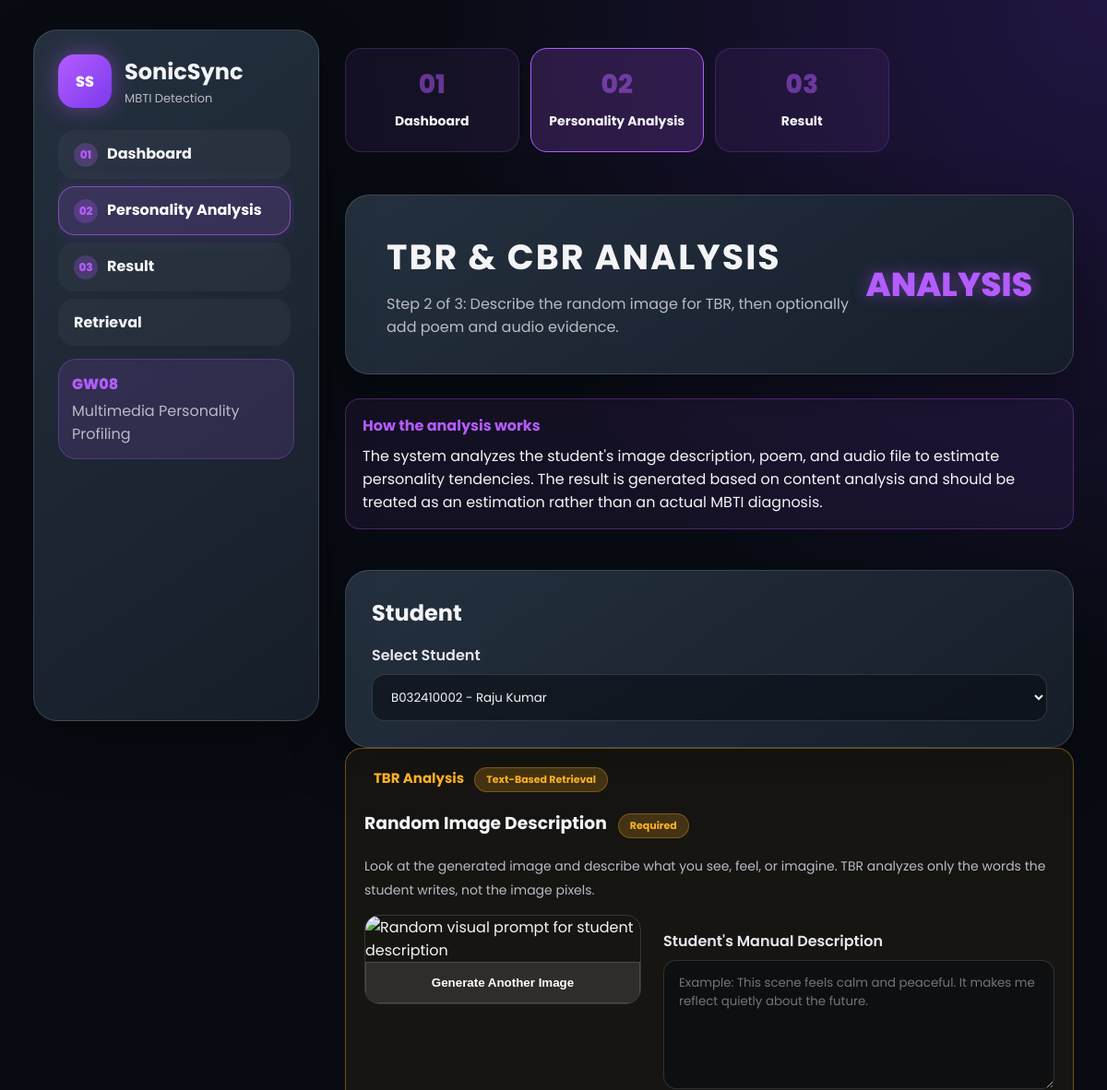
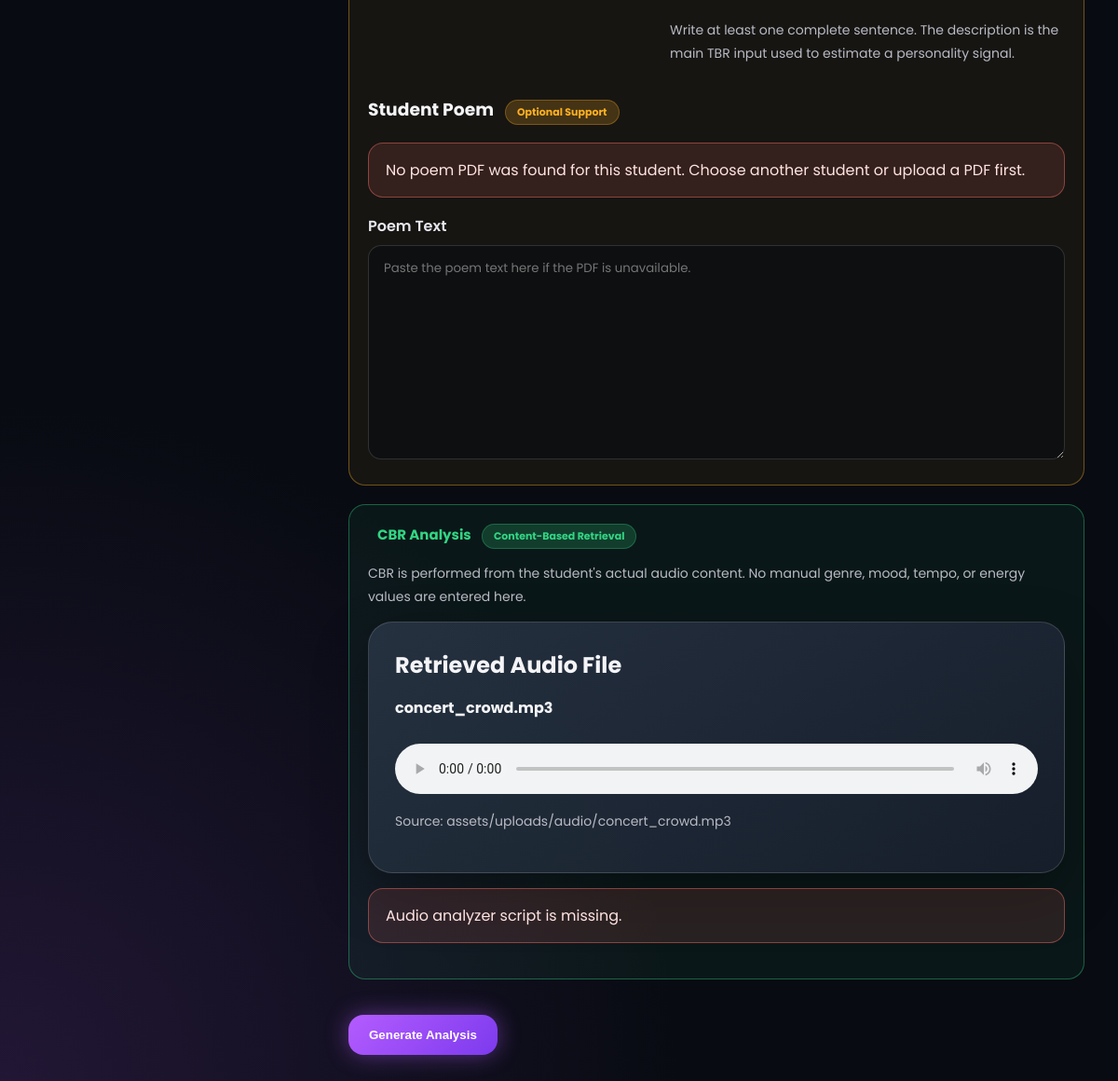
Page /analysis.php?student_id=B032410002 on the committed database (2 pictures, top to bottom).
### tables this page shows
CREATE TABLE audio_metadata (
    audio_id INT AUTO_INCREMENT PRIMARY KEY,
    asset_id INT NOT NULL,
    song_title VARCHAR(255) DEFAULT '',
    artist_or_creator VARCHAR(255) DEFAULT '',
    duration INT DEFAULT 0,
    energy_level VARCHAR(20) DEFAULT '',
    mood_type VARCHAR(50) DEFAULT '',
    lyrics_keywords TEXT,
    genre VARCHAR(50) DEFAULT '',
    tempo_bpm DECIMAL(8,2) DEFAULT NULL,
    rms_energy DECIMAL(10,6) DEFAULT NULL,
    spectral_centroid DECIMAL(10,2) DEFAULT NULL,
    zero_crossing_rate DECIMAL(10,6) DEFAULT NULL,
    tempo_category VARCHAR(20) DEFAULT '',
    personality_tendency VARCHAR(100) DEFAULT '',
    audio_features_json TEXT,
    analysis_status VARCHAR(255) DEFAULT '',
    analyzed_at DATETIME DEFAULT NULL,
    FOREIGN KEY (asset_id) REFERENCES multimedia_asset(asset_id)
);

CREATE TABLE multimedia_asset (
    asset_id INT AUTO_INCREMENT PRIMARY KEY,
    student_id VARCHAR(50) NOT NULL,
    file_name VARCHAR(255) NOT NULL,
    file_type VARCHAR(30) NOT NULL,
    file_size INT NOT NULL,
    file_path VARCHAR(255) NOT NULL,
    description TEXT,
    tags VARCHAR(500) DEFAULT '',
    media_category VARCHAR(30) NOT NULL,
    upload_date TIMESTAMP DEFAULT CURRENT_TIMESTAMP,
    FOREIGN KEY (student_id) REFERENCES student(student_id)
);

### analysis.php (the view, shortened to what this page needs)
<?php
include 'includes/db.php';
$selected_student_id = $_GET['student_id'] ?? $_POST['student_id'] ?? '';
$students = $conn->query("SELECT student_id, name FROM student ORDER BY name");
$pdf_asset = null;
$audio_asset = null;
$cbr_error = '';
$submitted_poem_text = trim($_POST['poem_text'] ?? '');
$image_seed = filter_var($_POST['image_seed'] ?? null, FILTER_VALIDATE_INT);
if ($image_seed === false || $image_seed === null) {
    $image_seed = random_int(1, 999999999);
}
function audioDisplayUrl($filePath) {
    return str_replace('\\', '/', $filePath);
}
function audioAnalyzerSource($filePath) {
    $relativePath = ltrim(str_replace(['/', '\\'], DIRECTORY_SEPARATOR, $filePath), DIRECTORY_SEPARATOR);
    $localFile = realpath(__DIR__ . DIRECTORY_SEPARATOR . $relativePath);
    return $localFile ?: $filePath;
}
function findStudentAudioAsset($conn, $student_id) {
    $stmt = $conn->prepare("
        SELECT ma.asset_id, ma.student_id, ma.file_name, ma.file_type, ma.file_size, ma.file_path,
               am.audio_id, am.duration, am.energy_level, am.mood_type, am.genre,
               am.tempo_bpm, am.rms_energy, am.spectral_centroid, am.zero_crossing_rate,
               am.tempo_category, am.personality_tendency, am.audio_features_json,
               am.analysis_status, am.analyzed_at
        FROM multimedia_asset ma
        LEFT JOIN audio_metadata am ON ma.asset_id = am.asset_id
        WHERE ma.student_id = ?
          AND (ma.media_category = 'Audio' OR LOWER(ma.file_type) IN ('mp3','wav','m4a','ogg','flac'))
        ORDER BY ma.upload_date DESC, ma.asset_id DESC
        LIMIT 1
    ");
    $stmt->bind_param('s', $student_id);
    $stmt->execute();
    $asset = $stmt->get_result()->fetch_assoc();
    if ($asset) {
        return $asset;
    }
    return importAudioFromVstu($conn, $student_id);
}
function runPythonAudioAnalyzer($source) {
    $script = __DIR__ . DIRECTORY_SEPARATOR . 'scripts' . DIRECTORY_SEPARATOR . 'analyze_audio.py';
    if (!is_file($script)) {
        return ['ok' => false, 'error' => 'Audio analyzer script is missing.'];
    }
    return ['ok' => false, 'error' => 'Python was not found. Set SONICSYNC_PYTHON or install Python with librosa and numpy.'];
}
function audioAnalysisFromDb($asset) {
    if (!$asset || !$asset['analyzed_at']) {
        return null;
    }
    return [
        'ok' => true,
        'tempo_bpm' => (float) $asset['tempo_bpm'],
        'rms_energy' => (float) $asset['rms_energy'],
        'spectral_centroid' => (float) $asset['spectral_centroid'],
        'zero_crossing_rate' => (float) $asset['zero_crossing_rate'],
        'duration_seconds' => (float) $asset['duration'],
        'estimated_genre' => $asset['genre'],
        'estimated_mood' => $asset['mood_type'],
        'tempo_category' => $asset['tempo_category'],
        'energy_level' => $asset['energy_level'],
        'personality_tendency' => $asset['personality_tendency'],
    ];
}
if ($selected_student_id) {
    $stmt = $conn->prepare("
        SELECT asset_id, file_name, file_path
        FROM multimedia_asset
        WHERE student_id = ?
          AND media_category = 'PDF'
          AND (
              LOWER(file_name) LIKE '%.pdf'
              OR LOWER(file_path) LIKE '%.pdf'
              OR LOWER(file_type) = 'pdf'
          )
        ORDER BY upload_date DESC, asset_id DESC
        LIMIT 1
    ");
    $stmt->bind_param('s', $selected_student_id);
    $stmt->execute();
    $pdf_asset = $stmt->get_result()->fetch_assoc();
    $audio_asset = findStudentAudioAsset($conn, $selected_student_id);
    if ($audio_asset) {
        $audio_analysis = audioAnalysisFromDb($audio_asset);
        if (!$audio_analysis) {
            $audio_analysis = runPythonAudioAnalyzer(audioAnalyzerSource($audio_asset['file_path']));
            if (!empty($audio_analysis['ok'])) {
                saveAudioAnalysis($conn, (int) $audio_asset['audio_id'], $audio_analysis);
                $audio_asset = findStudentAudioAsset($conn, $selected_student_id);
            } else {
                $cbr_error = $audio_analysis['error'] ?? 'Audio analysis failed.';
            }
        }
    }
}
?>
<?php include 'includes/header.php'; ?>
<section class="hero">
    <div>
        <h1>TBR & CBR Analysis</h1>
        <p>Step 2 of 3: Describe the random image for TBR, then optionally add poem and audio evidence.</p>
    </div>
    <div class="tag">ANALYSIS</div>
</section>
<div class="info-box">
    <h4>How the analysis works</h4>
    The system analyzes the student's image description, poem, and audio file to estimate personality tendencies. The result is generated based on content analysis and should be treated as an estimation rather than an actual MBTI diagnosis.
</div>
<form method="POST">
    <section class="form-card">
        <h2>Student</h2>
        <label>Select Student</label>
        <select name="student_id" id="analysis-student-select" required>
            <?php $students->data_seek(0); while ($s = $students->fetch_assoc()): ?>
                <option value="<?= htmlspecialchars($s['student_id']) ?>" <?= $s['student_id'] === $selected_student_id ? 'selected' : '' ?>>
                    <?= htmlspecialchars($s['student_id'] . ' - ' . $s['name']) ?>
                </option>
            <?php endwhile; ?>
        </select>
    </section>
    <section class="analysis-module tbr">
        <legend>TBR Analysis <span class="module-tag tbr">Text-Based Retrieval</span></legend>
        <h3>Random Image Description <span class="module-tag tbr">Required</span></h3>
        <p class="small-text">Look at the generated image and describe what you see, feel, or imagine. TBR analyzes only the words the student writes, not the image pixels.</p>
        <div class="analysis-layout">
            <div class="image-box">
                <img id="tbr-random-image" src="random_tbr_image.php?seed=<?= (int) $image_seed ?>" alt="Random visual prompt for student description">
                <button class="btn secondary" id="new-random-image" type="button" style="width:100%;margin:0;border-radius:0;">Generate Another Image</button>
            </div>
            <div>
                <label for="image-description">Student's Manual Description</label>
                <textarea id="image-description" name="image_description" required minlength="10" placeholder="Example: This scene feels calm and peaceful. It makes me reflect quietly about the future."><?= htmlspecialchars($_POST['image_description'] ?? '') ?></textarea>
                <p class="small-text">Write at least one complete sentence. The description is the main TBR input used to estimate a personality signal.</p>
            </div>
        </div>
        <h3>Student Poem <span class="module-tag tbr">Optional Support</span></h3>
        <?php if (!$selected_student_id): ?>
            <p class="small-text">Select a student above. Their lecturer-uploaded poem will appear here automatically.</p>
        <?php elseif (!$pdf_asset): ?>
            <div class="alert error">No poem PDF was found for this student. Choose another student or upload a PDF first.</div>
            <label for="poem-text">Poem Text</label>
            <textarea id="poem-text" name="poem_text" rows="10" placeholder="Paste the poem text here if the PDF is unavailable."><?= htmlspecialchars($submitted_poem_text) ?></textarea>
        <?php endif; ?>
    </section>
    <section class="analysis-module cbr">
        <legend>CBR Analysis <span class="module-tag cbr">Content-Based Retrieval</span></legend>
        <p class="small-text">CBR is performed from the student's actual audio content. No manual genre, mood, tempo, or energy values are entered here.</p>
        <?php if (!$selected_student_id): ?>
            <p class="small-text">Select a student above to load their audio file for CBR analysis.</p>
        <?php elseif (!$audio_asset): ?>
            <div class="alert error">No audio file was found for this student in the multimedia table or mmdb2026.vstu.</div>
        <?php else: ?>
            <div class="table-card" style="margin-bottom:16px;">
                <h2>Retrieved Audio File</h2>
                <p><strong><?= htmlspecialchars($audio_asset['file_name']) ?></strong></p>
                <audio controls preload="metadata" style="width:100%;margin-top:10px;">
                    <source src="<?= htmlspecialchars(audioDisplayUrl($audio_asset['file_path'])) ?>" type="audio/<?= htmlspecialchars($audio_asset['file_type'] ?: 'mpeg') ?>">
                </audio>
                <p class="small-text" style="margin-top:10px;">Source: <?= htmlspecialchars($audio_asset['file_path']) ?></p>
            </div>
            <?php if ($cbr_error): ?>
                <div class="alert error"><?= htmlspecialchars($cbr_error) ?></div>
            <?php endif; ?>
        <?php endif; ?>
    </section>
    <button class="btn" id="generate-analysis" type="submit">Generate Analysis</button>
</form>
<?php include 'includes/footer.php'; ?>

### assets/css/style.css (style rules this page uses)
:root { --bg: #080b12; --panel: #202935; --panel-light: #263241; --border: rgba(255,255,255,0.14); --text: #f4f4f7; --muted: #b9bac4; --purple: #b45cff; --purple-2: #7c3aed; --purple-glow: rgba(180,92,255,0.45); --success: #32d583; --warning: #fdb022; --danger: #f97066; }
* { box-sizing: border-box; }
body { margin: 0; font-family: 'Poppins', Arial, sans-serif; color: var(--text); background: radial-gradient(circle at top right, rgba(124,58,237,0.22), transparent 28%), radial-gradient(circle at bottom left, rgba(180,92,255,0.15), transparent 28%), var(--bg); min-height: 100vh; }
.sidebar, .hero, .card, .table-card, .form-card { background: linear-gradient(145deg, rgba(38,50,65,0.96), rgba(23,31,43,0.96)); border: 1px solid var(--border); border-radius: 26px; box-shadow: 0 22px 60px rgba(0,0,0,0.32); }
.hero { padding: 38px 44px; display: flex; align-items: center; justify-content: space-between; min-height: 155px; }
.hero h1 { margin: 0; font-size: 38px; letter-spacing: 2px; text-transform: uppercase; }
.hero .tag { font-size: 36px; font-weight: 800; color: var(--purple); text-shadow: 0 0 18px var(--purple-glow); }
.hero p { color: var(--muted); margin: 10px 0 0; max-width: 760px; }
.card, .form-card, .table-card { padding: 28px; }
.card h3, .form-card h2, .table-card h2 { margin: 0 0 12px; }
label { display: block; margin: 16px 0 8px; color: #e8e7ef; font-weight: 600; }
input, select, textarea { width: 100%; padding: 14px 16px; border-radius: 14px; border: 1px solid rgba(255,255,255,0.14); background: rgba(8,11,18,0.55); color: var(--text); font-family: inherit; outline: none; }
textarea { min-height: 140px; resize: vertical; }
.btn { display: inline-flex; align-items: center; justify-content: center; gap: 8px; margin-top: 18px; padding: 14px 22px; border: none; border-radius: 16px; background: linear-gradient(135deg, var(--purple), var(--purple-2)); color: white; font-weight: 800; cursor: pointer; text-decoration: none; box-shadow: 0 0 24px var(--purple-glow); }
.btn.secondary { background: rgba(255,255,255,0.1); box-shadow: none; border: 1px solid var(--border); }
.alert { padding: 16px 18px; border-radius: 16px; margin-bottom: 18px; border: 1px solid rgba(50,213,131,0.4); background: rgba(50,213,131,0.12); color: #d1fadf; }
.alert.error { border-color: rgba(249,112,102,0.45); background: rgba(249,112,102,0.13); color: #ffe4e2; }
.small-text { color: var(--muted); font-size: 14px; line-height: 1.8; }
.analysis-layout { display: grid; grid-template-columns: 300px 1fr; gap: 24px; align-items: start; }
.image-box { border-radius: 16px; overflow: hidden; border: 1px solid var(--border); }
.image-box img { width: 100%; display: block; }
.analysis-module { border: 1px solid var(--border); border-radius: 18px; padding: 20px; margin-bottom: 20px; }
.analysis-module.tbr { border-color: rgba(253,176,34,0.4); background: rgba(253,176,34,0.06); }
.analysis-module.cbr { border-color: rgba(50,213,131,0.4); background: rgba(50,213,131,0.06); }
.analysis-module legend { font-weight: 700; padding: 0 10px; font-size: 15px; }
.analysis-module.tbr legend { color: #fdb022; }
.analysis-module.cbr legend { color: #32d583; }
.module-tag { display: inline-block; padding: 4px 12px; border-radius: 999px; font-size: 11px; font-weight: 700; margin-left: 8px; }
.module-tag.tbr { background: rgba(253,176,34,0.2); color: #fdb022; border: 1px solid rgba(253,176,34,0.3); }
.module-tag.cbr { background: rgba(50,213,131,0.2); color: #32d583; border: 1px solid rgba(50,213,131,0.3); }
.info-box { padding: 16px 18px; border-radius: 16px; margin-bottom: 18px; border: 1px solid rgba(180,92,255,0.3); background: rgba(180,92,255,0.08); }
.info-box h4 { margin: 0 0 8px; color: var(--purple); }

### rows in the picture
audio_metadata: asset.file_name "concert_crowd.mp3", asset.file_path "assets/uploads/audio/concert_crowd.mp3", asset.file_path "Audio analyzer script is missing."

### other values in the picture
$p['step'] "01"
$p['label'] "Dashboard"
$p['step'] "02"
$p['label'] "Personality Analysis"
$p['step'] "03"
$p['label'] "Result"
$p['label'] "Retrieval"
form field student_id "B032410002 - Raju Kumar"
